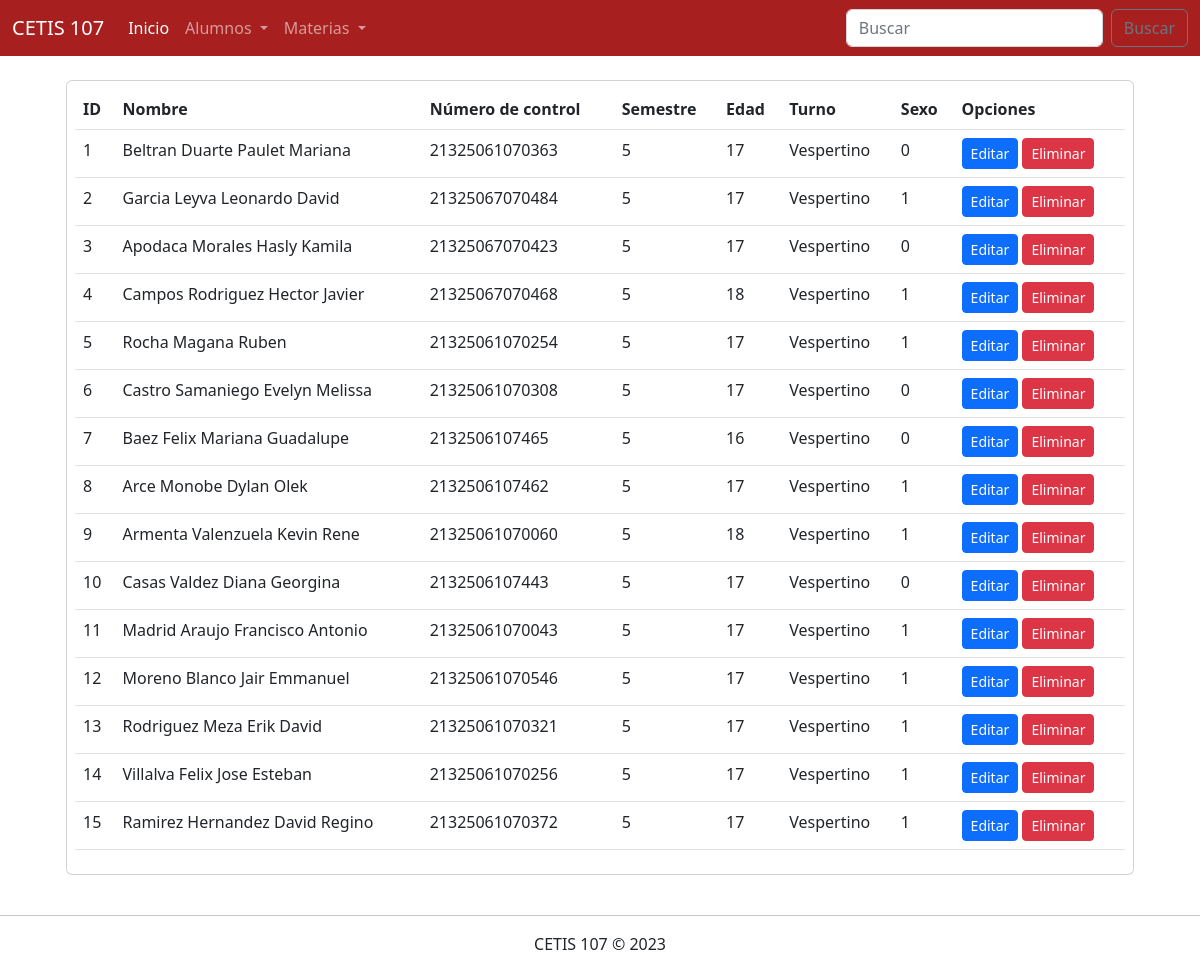
/consultarAlumnos.php, run on an earlier commit of the app's database.
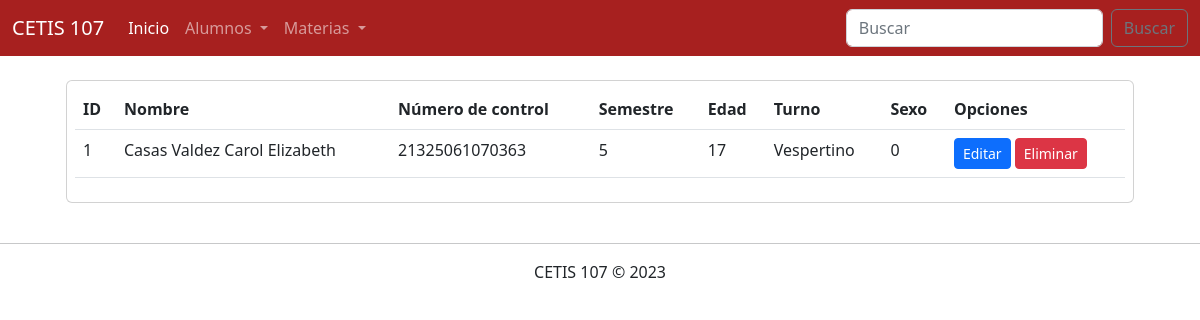
And on a later commit of the database.
### tables this page shows
CREATE TABLE `alumnos` (
  `id` int(11) NOT NULL,
  `nombre` varchar(100) NOT NULL,
  `numero_control` varchar(30) NOT NULL,
  `semestre` int(11) NOT NULL,
  `edad` int(11) NOT NULL,
  `turno` varchar(10) NOT NULL,
  `sexo` int(11) NOT NULL
);

### consultarAlumnos.php (the view, shortened to what this page needs)
<!DOCTYPE html>
<html lang="en">
<head>
    <link rel="stylesheet" href="css/bootstrap.css">
</head>
<body>
    <?php
        include 'menu.php';
        include 'conexion.php';
        $sql = "SELECT * FROM alumnos";
        $datos = $conexion->query($sql);
    ?>
    <div class="container">
        <div class="row">
            <div class="col-12">
                <?php if($datos->num_rows > 0) { ?>
                <div class="table-responsive card m-4 p-2">
                    <table class="table table-hover">
                        <thead>
                            <tr>
                                <th>ID</th>
                                <th>Nombre</th>
                                <th>Número de control</th>
                                <th>Semestre</th>
                                <th>Edad</th>
                                <th>Turno</th>
                                <th>Sexo</th>
                                <th>Opciones</th>
                            </tr>
                        </thead>
                        <tbody>
                            <?php while($registro = $datos->fetch_assoc()){ ?>
                                <tr>
                                    <td><?php echo $registro["id"]; ?></td>
                                    <td><?php echo $registro["nombre"]; ?></td>
                                    <td><?php echo $registro["numero_control"]; ?></td>
                                    <td><?php echo $registro["semestre"]; ?></td>
                                    <td><?php echo $registro["edad"]; ?></td>
                                    <td><?php echo $registro["turno"]; ?></td>
                                    <td><?php echo $registro["sexo"]; ?></td>
                                    <td>
                                        <a href="editarAlumno.php?id=<?php echo $registro["id"]; ?>"  class="btn btn-sm btn-primary">Editar</a>
                                        <a href="eliminarAlumno.php?id=<?php echo $registro["id"]; ?>" class="btn btn-sm btn-danger">Eliminar</a>
                                    </td>
                                </tr>
                            <?php } ?>
                        </tbody>
                    </table>
                </div>
                <?php } else { ?>
                    <h2 class="m-4">No existe datos de alumnos en la base e datos</h2>
                <?php } ?>
            </div>
        </div>
    </div>
    <footer class="text-center">
        <hr>
        CETIS 107 &copy; 2023
    </footer>
</body>
</html>

### menu.php (shortened to what this page needs)
<nav class="navbar navbar-expand-lg navbar-dark" style="background-color: #a7201f;">
  <div class="container-fluid">
    <a class="navbar-brand" href="#">CETIS 107</a>
    <div class="collapse navbar-collapse" id="navbarSupportedContent">
      <ul class="navbar-nav me-auto mb-2 mb-lg-0">
        <li class="nav-item">
          <a class="nav-link active" aria-current="page" href="inicio.php">Inicio</a>
        </li>
        <li class="nav-item dropdown">
          <a class="nav-link dropdown-toggle" href="#" id="navbarDropdown" role="button" data-bs-toggle="dropdown" aria-expanded="false">
            Alumnos
          </a>
        </li>
        <li class="nav-item dropdown">
          <a class="nav-link dropdown-toggle" href="#" id="navbarDropdown" role="button" data-bs-toggle="dropdown" aria-expanded="false">
            Materias
          </a>
        </li>
      </ul>
      <form class="d-flex">
        <input class="form-control me-2" type="search" placeholder="Buscar" aria-label="Search">
        <button class="btn btn-outline-secondary" type="submit">Buscar</button>
      </form>
    </div>
  </div>
</nav>

What changed in the data, as far as the page shows it:
removed alumnos: id "2", nombre "Garcia Leyva Leonardo David", numero_control "21325067070484", semestre "5", edad "17", turno "Vespertino", sexo "1"
removed alumnos: id "3", nombre "Apodaca Morales Hasly Kamila", numero_control "21325067070423", semestre "5", edad "17", turno "Vespertino", sexo "0"
removed alumnos: id "4", nombre "Campos Rodriguez Hector Javier", numero_control "21325067070468", semestre "5", edad "18", turno "Vespertino", sexo "1"
removed alumnos: id "5", nombre "Rocha Magana Ruben", numero_control "21325061070254", semestre "5", edad "17", turno "Vespertino", sexo "1"
removed alumnos: id "6", nombre "Castro Samaniego Evelyn Melissa", numero_control "21325061070308", semestre "5", edad "17", turno "Vespertino", sexo "0"
removed alumnos: id "7", nombre "Baez Felix Mariana Guadalupe", numero_control "2132506107465", semestre "5", edad "16", turno "Vespertino", sexo "0"
removed alumnos: id "8", nombre "Arce Monobe Dylan Olek", numero_control "2132506107462", semestre "5", edad "17", turno "Vespertino", sexo "1"
removed alumnos: id "9", nombre "Armenta Valenzuela Kevin Rene", numero_control "21325061070060", semestre "5", edad "18", turno "Vespertino", sexo "1"
removed alumnos: id "10", nombre "Casas Valdez Diana Georgina", numero_control "2132506107443", semestre "5", edad "17", turno "Vespertino", sexo "0"
removed alumnos: id "11", nombre "Madrid Araujo Francisco Antonio", numero_control "21325061070043", semestre "5", edad "17", turno "Vespertino", sexo "1"
removed alumnos: id "12", nombre "Moreno Blanco Jair Emmanuel", numero_control "21325061070546", semestre "5", edad "17", turno "Vespertino", sexo "1"
removed alumnos: id "13", nombre "Rodriguez Meza Erik David", numero_control "21325061070321", semestre "5", edad "17", turno "Vespertino", sexo "1"
removed alumnos: id "14", nombre "Villalva Felix Jose Esteban", numero_control "21325061070256", semestre "5", edad "17", turno "Vespertino", sexo "1"
removed alumnos: id "15", nombre "Ramirez Hernandez David Regino", numero_control "21325061070372", semestre "5", edad "17", turno "Vespertino", sexo "1"
changed alumnos "Vespertino": nombre "Beltran Duarte Paulet Mariana" → "Casas Valdez Carol Elizabeth"
